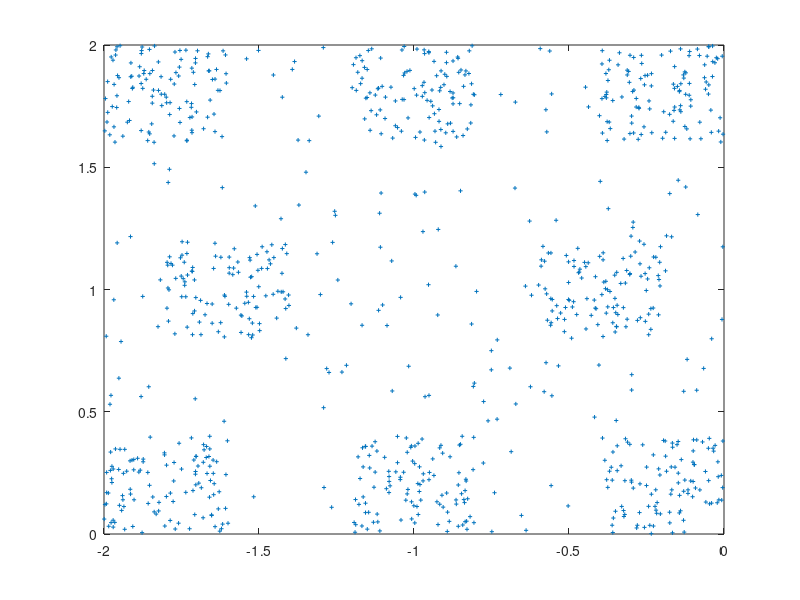

This chart was generated by the following MATLAB code: (Note: this script raises an error after producing the figure.)
data = load('Data.txt');
files = {'4Centers.txt', '6Centers.txt', '8Centers.txt', '10Centers.txt', '12Centers.txt'};

x = data(:, 1);
y = data(:, 2);

for i = 1:length(files)
  figure;
  plot(x, y, '+', 'MarkerSize', 3);
  hold on;

  newData = load(files{i});
  numCenters = size(newData, 1);
  x_new = newData(:, 1);
  y_new = newData(:, 2);

  plot(x_new, y_new, '*', 'MarkerSize', 3, 'Color', 'r');

  xlabel('X-axis');
  ylabel('Y-axis');
  title(sprintf('Data Points from Data.txt with %d centers', numCenters));
  grid on;

  axis([-2 0 0 2]);
  xticks(-2:0.2:0);
  yticks(0:0.2:2);

  hold off;
end

dispersion = load('DispersionResults.txt');
k_values = [4, 6, 8, 10, 12];

figure;
plot(k_values, dispersion, '-o', 'MarkerSize', 8, 'LineWidth', 2, 'Color', 'b');

xlabel('Number of Centers');
ylabel('Dispersion');
title('Dispersion vs. Number of Centers for K-means');

grid on;



